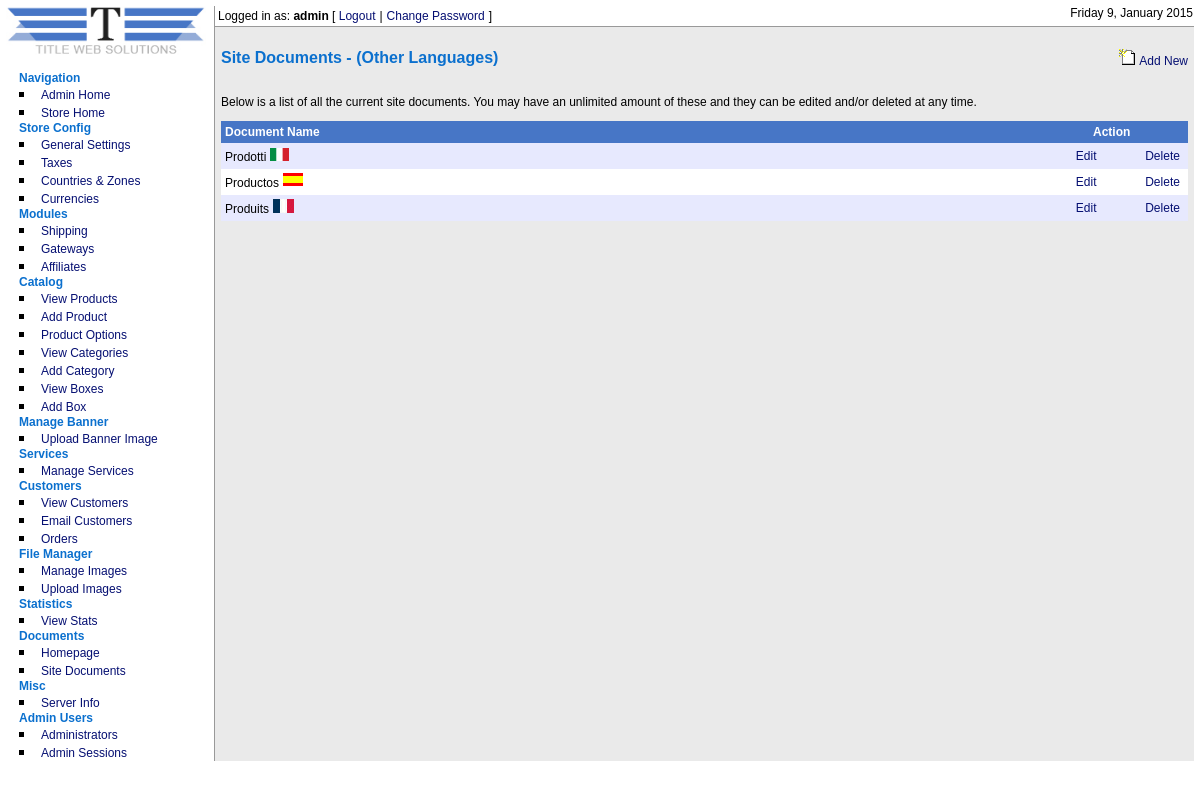
Page /admin/docs/languages.php?doc_master_id=2 (signed in) on the committed database.
### tables this page shows
CREATE TABLE IF NOT EXISTS `cubecart_admin_users` (
  `adminId` int(11) NOT NULL AUTO_INCREMENT,
  `name` varchar(255) NOT NULL DEFAULT '',
  `username` varchar(255) NOT NULL DEFAULT '',
  `password` varchar(32) NOT NULL DEFAULT '',
  `email` varchar(255) NOT NULL DEFAULT '',
  `noLogins` int(11) NOT NULL DEFAULT '0',
  `isSuper` int(11) NOT NULL DEFAULT '0',
  `notes` text,
  `failLevel` int(1) NOT NULL DEFAULT '0',
  `blockTime` int(10) NOT NULL DEFAULT '0',
  `lastTime` int(10) NOT NULL DEFAULT '0',
  KEY `adminId` (`adminId`)
);

CREATE TABLE IF NOT EXISTS `cubecart_docs_lang` (
  `id` int(11) NOT NULL AUTO_INCREMENT,
  `doc_master_id` int(11) NOT NULL DEFAULT '0',
  `doc_lang` varchar(20) NOT NULL DEFAULT '',
  `doc_name` varchar(255) NOT NULL DEFAULT '',
  `doc_content` text NOT NULL,
  KEY `id` (`id`)
);

### admin/docs/languages.php (the view, shortened to what the rows shown need)
<?php
include("../../includes/global.inc.php");
require_once("../../classes/db.inc.php");
$db = new db();
include_once("../../includes/functions.inc.php");
$config = fetchDbConfig("config");
include_once("../../language/".$config['defaultLang']."/lang.inc.php");
include("../includes/auth.inc.php");
include("../includes/header.inc.php");
if(!isset($_GET['mode'])){
	if(isset($_GET['edit']) && $_GET['edit']>0){
		$query = sprintf("SELECT * FROM ".$glob['dbprefix']."CubeCart_docs_lang WHERE id = %s", $db->mySQLSafe($_GET['edit']));
	} else {
		$query = sprintf("SELECT * FROM ".$glob['dbprefix']."CubeCart_docs_lang WHERE doc_master_id = %s ORDER BY doc_name ASC", $db->mySQLSafe($_GET['doc_master_id']));
	}
	$results = $db->select($query);
}
?>
<?php if((isset($_GET['edit']) && $_GET['edit']>0) || (isset($_GET['mode']) && $_GET['mode']=="new")){ ?>
<?php
		if($_GET['mode']=="new"){
		$query = sprintf("SELECT * FROM ".$glob['dbprefix']."CubeCart_docs WHERE doc_id = %s", $db->mySQLSafe($_GET['doc_master_id']));
		$results = $db->select($query);
		}
		?>
<form action="<?php echo $GLOBALS['rootRel'];?>admin/docs/languages.php?doc_master_id=<?php echo $_GET['doc_master_id']; ?>" target="_self" method="post" language="javascript">
<p class="copyText"><?php echo $lang['admin']['docs']['use_rich_text'];?></p>
<table width="100%"  border="0" cellspacing="0" cellpadding="4" class="mainTable">
  <tr>
  	<td class="tdTitle"><?php echo $lang['admin']['docs']['site_doc_other_lang'];?></td>
  </tr>
  <tr>
    <td class="tdRichText"><span class="copyText"><strong><?php echo $lang['admin']['docs']['doc_name'];?></strong></span> <input name="doc_name" class="textbox" value="<?php echo $results[0]['doc_name']; ?>" type="text" maxlength="255" /></td>
  </tr>
  <tr>
    <td class="tdRichText"><span class="copyText"><strong><?php echo $lang['admin']['docs']['language'];?></strong></span> 	  <?php
	$path = $GLOBALS['rootDir']."/language";
	if ($dir = opendir($path)) {
		?>
		<select class="textbox" name="doc_lang">
		<?php
		while (false !== ($folder = readdir($dir))) {
			if(!eregi($folder,array(".","..")) && $folder!==$config['defaultLang']){
			include($path."/".$folder."/config.inc.php");
			?>
				<option value="<?php echo $folder; ?>" <?php if($results[0]['doc_lang']==$folder) echo "selected='selected'"; ?>><?php echo $langName; ?></option>
			<?php
			}
		}
		?>
			</select>
	<?php } ?></td>
  </tr>
  <tr>
    <td class="tdRichText">
<?php
$oFCKeditor = new FCKeditor('FCKeditor');
$oFCKeditor->BasePath = $GLOBALS['rootRel'].'admin/includes/rte/';
$oFCKeditor->Value = $results[0]['doc_content'];
$oFCKeditor->Create();
?></td>
  </tr>
  <tr>
    <td class="tdRichText">
	<input type="hidden" value="<?php echo $_GET['edit']; ?>" name="id" />
	<input name="submit" type="submit" id="submit" class="submit" <?php if($_GET['mode']!=="new"){ ?>value="<?php echo $lang['admin']['docs']['update_doc'];?>"<?php } else { echo "value=\"".$lang['admin']['docs']['save_doc']."\""; } ?> /></td>
  </tr>
</table>
</form>
<?php } else {
?>
<table width="100%"  border="0" cellspacing="0" cellpadding="4" class="mainTable">
  <?php
  if($results == TRUE){
  	for ($i=0; $i<count($results); $i++){
	$cellColor = cellColor($i);
  ?>
  <tr>
    <td width="80%" class="<?php echo $cellColor; ?>"><span class="copyText"><?php echo $results[$i]['doc_name']; ?></span> <img src="../../language/<?php echo $results[$i]['doc_lang']; ?>/flag.gif" alt="" title="" /></td>
    <td align="center" width="10%" class="<?php echo $cellColor; ?>"><a <?php if(permission("documents","edit")==TRUE){ ?>href="?edit=<?php echo $results[$i]['id']; ?>&amp;doc_master_id=<?php echo $_GET['doc_master_id']; ?>" class="txtLink"<?php } else { echo $link401; } ?> ><?php echo $lang['admin']['edit']; ?></a></td>
    <td align="center" width="5%" class="<?php echo $cellColor; ?>"><a <?php if(permission("documents","delete")==TRUE){ ?>href="javascript:decision('<?php echo $lang['admin']['delete_q']; ?>','?delete=<?php echo $results[$i]['id']; ?>&amp;doc_master_id=<?php echo $_GET['doc_master_id']; ?>');" class="txtLink" <?php } else { echo $link401; } ?>><?php echo $lang['admin']['delete']; ?></a></td>
  </tr>
  <?php }
  } else { ?>
   <tr>
    <td colspan="3" class="tdText"><?php echo $lang['admin']['docs']['no_site_docs']; ?></td>
  </tr>
  <?php } ?>
</table>
<?php } ?>
<?php include("../includes/footer.inc.php"); ?>

### admin/includes/header.inc.php (shortened to what the rows shown need)
<!DOCTYPE HTML PUBLIC "-//W3C//DTD XHTML 1.0 Transitional//EN" "http://www.w3.org/TR/xhtml1/DTD/xhtml1-transitional.dtd">
<html xmlns="http://www.w3.org/1999/xhtml">
<head>
<link href="<?php echo $GLOBALS['rootRel']; ?>admin/styles/style.css" rel="stylesheet" type="text/css" />
</head>
<body>
<?php
if(isset($_SESSION['ccAdmin']) && strpos(dirname($_SERVER['PHP_SELF']), $_SESSION['ccAdminPath']) == 0){ ?>
<table width="100%" border="0" cellspacing="0" cellpadding="0">
  <tr>
    <td valign="top" width="180" rowspan="3" class="tdNav">
<?php include($GLOBALS['rootDir']."/admin/includes/navigation.inc.php"); ?>
	</td>
  </tr>
  <tr>
  <td valign="top" class="tdContent">
<div id="topBar">
<div id="loginBar">
	<span class="txtLogin"><?php echo $lang['admin']['incs']['logged_in_as'];?> <strong><?php echo $ccAdminData[0]['username']; ?></strong> [ </span><a href="<?php echo $GLOBALS['rootRel']; ?>admin/logout.php" class="txtLink"><?php echo $lang['admin']['incs']['logout'];?></a> <span class="txtLogin">|</span> <a href="<?php echo $GLOBALS['rootRel'];?>admin/adminusers/changePass.php" class="txtLink"><?php echo $lang['admin']['incs']['change_pass'];?></a> <span class="txtLogin">]</span>
</div>
<div id="dateBar">
	<span class="txtLogin"><?php echo formatTime(time(),$strftime); ?></span>
</div>
</div>
<div id="contentPad">
<?php } ?>

### rows in the picture
cubecart_admin_users: username "admin"
cubecart_docs_lang: doc_name "Prodotti"
cubecart_docs_lang: doc_name "Productos"
cubecart_docs_lang: doc_name "Produits"

### other values in the picture
$lang['admin']['nav']['navigation'] "Navigation"
$lang['admin']['nav']['admin_home'] "Admin Home"
$lang['admin']['nav']['store_home'] "Store Home"
$lang['admin']['nav']['store_config'] "Store Config"
$lang['admin']['nav']['gen_settings'] "General Settings"
$lang['admin']['nav']['taxes'] "Taxes"
$lang['admin']['nav']['countries_zones'] "Countries & Zones"
$lang['admin']['nav']['currencies'] "Currencies"
$lang['admin']['nav']['modules'] "Modules"
$lang['admin']['nav']['shipping'] "Shipping"
$lang['admin']['nav']['gateways'] "Gateways"
$lang['admin']['nav']['affiliates'] "Affiliates"
$lang['admin']['nav']['catalog'] "Catalog"
$lang['admin']['nav']['view_products'] "View Products"
$lang['admin']['nav']['add_product'] "Add Product"
